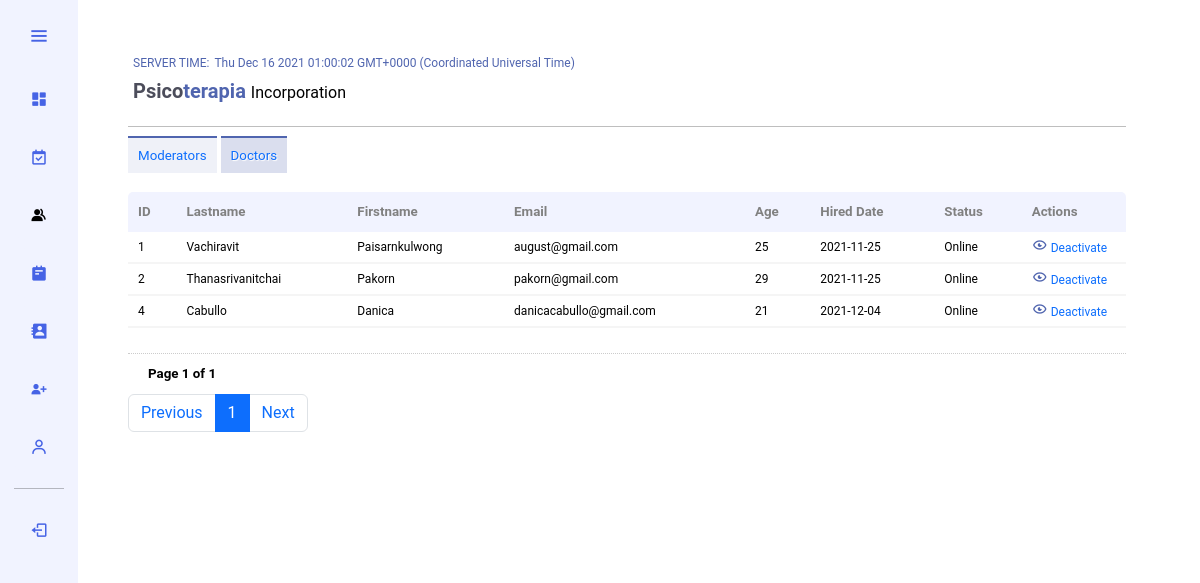
/admin/superadmin/physician.php (signed in), run on the app's committed database.
### tables this page shows
CREATE TABLE `tbl_company` (
  `id` int(11) NOT NULL,
  `companyname1` text DEFAULT NULL,
  `companyname2` varchar(255) DEFAULT NULL,
  `companyname3` varchar(255) DEFAULT NULL,
  `companylogo` text NOT NULL,
  `organization` varchar(255) NOT NULL,
  `establish` date NOT NULL,
  `mobile` varchar(255) NOT NULL,
  `email` varchar(255) NOT NULL
);

CREATE TABLE `tbl_employee` (
  `id` int(11) NOT NULL,
  `picture` text DEFAULT NULL,
  `lastname` varchar(255) NOT NULL,
  `firstname` varchar(255) NOT NULL,
  `birthday` date NOT NULL,
  `position` varchar(255) NOT NULL,
  `time` time DEFAULT NULL,
  `start_date` date DEFAULT NULL,
  `end_date` date DEFAULT NULL,
  `mobile` varchar(255) NOT NULL,
  `email` varchar(255) NOT NULL,
  `tempomail` varchar(255) DEFAULT NULL,
  `password` varchar(255) NOT NULL,
  `code` mediumint(50) NOT NULL,
  `status` text NOT NULL,
  `created` date NOT NULL
);

### admin/data/control.php (called while the page is built, shortened)
<?php
    require "connection.php";
    $company_details_query = "SELECT * FROM tbl_company WHERE id = 1";
    $company_details = mysqli_query($connect, $company_details_query);
    $fetch_company_details = mysqli_fetch_assoc($company_details);
?>

### admin/superadmin/physician.php (the view, shortened to what this page needs)
<?php require_once "../data/control.php"; ?>
<!DOCTYPE html>
<html>
    <head>
        <link href="https://cdn.jsdelivr.net/npm/bootstrap@5.0.2/dist/css/bootstrap.min.css" rel="stylesheet">
        <link href='https://unpkg.com/boxicons@2.0.7/css/boxicons.min.css' rel='stylesheet'>
        <link rel="stylesheet" type="text/css" href="../style/bootstrap.css"/>
        <link rel="stylesheet" type="text/css" href="../style/style.css"/>
    </head>
    <body onload="display_ct();">
        <div class="container-fluid row">
            <div class="sidebar">
                <div class="logo_details" style="transition-timing-function:ease;">
                    <i class='bx bx-menu' id="btn" ></i>
                </div>
                <ul class="nav-list">
                    <li>
                        <a href="dashboard.php"><i class='bx bxs-dashboard' ></i><span class="links_name">Dashboard</span></a>
                    </li>
                    <li>
                        <a href="appointment.php"><i class='bx bx-calendar-check'></i><span class="links_name">Appointments</span></a>
                    </li>
                    <li>
                        <a href="team.php"><i class='bx bxs-group' style="color:#000;"></i><span class="links_name">Team</span></a>
                    </li>
                    <li>
                        <a href="doctor.php"><i class='bx bxs-notepad' ></i><span class="links_name">Doctors Schedule</span></a>
                    </li>
                    <li>
                        <a href="user.php"><i class='bx bxs-contact'></i><span class="links_name">Client's Data</span></a>
                    </li>
                    <li>
                        <a href="create.php"><i class='bx bxs-user-plus'></i><span class="links_name">Create New Account</span></a>
                    </li>
                    <li>
                        <a href="profile.php"><i class='bx bx-user'></i><span class="links_name">Profile</span></a>
                    </li><hr>
                    <li>
                        <a href="logout.php"><i class='bx bx-log-out'></i><span class="links_name">Log out</span></a>
                    </li>
                </ul>
            </div>
            <section class="home-section">
                <span style="font-size: 9pt;color:#5065AF; margin-left:5px; margin-bottom:0px;">SERVER TIME:</span><span id='ct' style="font-size: 9pt;color:#5065AF; margin-left:5px; margin-bottom:0px;"></span>
                <h2 style="font-size:15pt; color:#4C4D5B; margin-left:5px; font-weight:bold; line-height:35px;"><?php echo ucwords($fetch_company_details['companyname1']); ?><span style="color:#5065AF;"><?php echo strtolower($fetch_company_details['companyname2']); ?></span> <span style="font-size:12pt; font-weight:normal;"><?php echo ucwords($fetch_company_details['organization']); ?></span></h2><hr>
                <a href="team.php" style="text-decoration:none; font-size:10pt; padding:10px; background-color: rgba(203, 209, 231, .3); border-top: 2px solid #5065AF;">Moderators</a>
                <a href="physician.php" style="text-decoration:none; font-size:10pt; padding:10px; background-color: rgba(203, 209, 231, .7); border-top: 2px solid #5065AF; text-shadow: 1px 1px 1px #fff;">Doctors</a>
                <table style="width:100%; border-collapse:collapse; margin:25px 0; font-size:0.9em; border-radius:5px 5px 0 0; overflow: hidden;">
                    <thead style="background-color:#F1F3FF; text-align:left;">
                        <tr><th>ID</th><th>Lastname</th><th>Firstname</th><th>Email</th><th>Age</th><th>Hired Date</th><th>Status</th><th>Actions</th></tr>
                    </thead>
                    <tbody>
                        <?php
                            if (isset($_GET['page_no']) && $_GET['page_no']!=""){
                                $page_no = $_GET['page_no'];
                            }
                            else{
                                $page_no = 1;
                            }
                            $total_records_per_page = 8;
                            $offset = ($page_no-1) * $total_records_per_page;
	                        $previous_page = $page_no - 1;
	                        $next_page = $page_no + 1;
	                        $result_count = mysqli_query($connect,"SELECT COUNT(*) As total_records FROM tbl_employee WHERE position = 'doctor'");
	                        $total_records = mysqli_fetch_array($result_count);
	                        $total_records = $total_records['total_records'];
                            $total_no_of_pages = ceil($total_records / $total_records_per_page);
                            $get_data_query = "SELECT *, DATEDIFF(date(now()), birthday)/365.25 as age FROM tbl_employee WHERE position = 'doctor' ORDER BY id ASC LIMIT $offset, $total_records_per_page";
                            $get_data = mysqli_query($connect, $get_data_query);
                            for($i=0; $row = mysqli_fetch_array($get_data); $i++){
                        ?>
                            <tr style="border-bottom:2px solid whitesmoke;"><td><?php echo $row['id']; ?></td><td><?php echo ucwords($row['lastname']); ?></td><td><?php echo ucwords($row['firstname']); ?></td><td><?php echo $row['email']; ?></td><td><?php echo number_format($row['age']); ?></td><td><?php echo $row['created']; ?></td><td><?php echo ucwords($row['status']); ?></td><td style="max-width:70px;"><a href="employee.php?employee_id=<?=$row['id']?>"><i style="font-size:12pt; color:#5065AF;" class='bx bx-show-alt'></i></a> <a href="../data/control.php?doctor_id=<?=$row['id']?>" style="text-decoration: none;"><?php if($row['status'] == 'online'){ echo 'Deactivate';}else{echo 'Activate';}?></a></td></tr>
                        <?php } ?>
                    </tbody>
                </table>
                <div style='font-size:10pt; padding:10px 20px 0px; border-top:dotted 1px #CCC;'>
                <strong>Page <?php echo $page_no." of ".$total_no_of_pages; ?></strong>
            </div><nav style="margin-top:10px;">
            <ul class="pagination" style="font-size:9pt;">
	            <li class="page-item" <?php if($page_no <= 1){ echo "class='disabled'"; } ?>>
	                <a class="page-link"<?php if($page_no > 1){ echo "href='?page_no=$previous_page'"; } ?>>Previous</a>
	            </li>
                <?php
	                if ($total_no_of_pages <= 10){
		                for ($counter = 1; $counter <= $total_no_of_pages; $counter++){
			                if ($counter == $page_no) {
		                        echo "<li class='active page-item'><a class='page-link'>$counter</a></li>";
				            }
                            else{
                                echo "<li class='page-item'><a class='page-link' href='?page_no=$counter'>$counter</a></li>";
				            }
                        }
	                }
                ?>
	            <li class='page-item' <?php if($page_no >= $total_no_of_pages){ echo "class='disabled'"; } ?>>
	                <a class='page-link' <?php if($page_no < $total_no_of_pages) { echo "href='?page_no=$next_page'"; } ?>>Next</a>
	            </li>
            </ul></nav>
            </section>
        </div>
    </body>
</html>

### admin/style/style.css (style rules this page uses)
* { margin: 0px; padding: 0px; box-sizing: border-box; font-family: "Poppins" , "Roboto", sans-serif; color: #000000; }
div.sidebar { position: fixed; left: 0; top: 0; height: 100%; width: 78px; background: #F1F3FF; padding: 6px 14px; z-index: 99; transition: all 0.5s ease; }
div.sidebar div.logo_details { height: 60px; display: flex; align-items: center; position: relative; }
div.sidebar div.logo_details #btn { position: absolute; top: 50%; right: 0; transform: translateY(-50%); font-size: 22px; transition: all 0.4s ease; font-size: 23px; text-align: center; cursor: pointer; transition: all 0.5s ease; }
div.sidebar i { color: #4663E5; height: 60px; min-width: 50px; font-size: 28px; text-align: center; line-height: 60px; }
ul.nav-list { padding-left: 0px; }
div.sidebar li { position: relative; margin: 8px 0; list-style: none; }
div.sidebar li a { display: flex; height: 100%; width: 100%; border-radius: 12px; align-items: center; text-decoration: none; transition: all 0.4s ease; background: #F1F3FF; }
div.sidebar li i { height: 50px; line-height: 50px; font-size: 18px; border-radius: 12px; }
section.home-section { position: relative; background: #FFFFFF; min-height: 100vh; padding:50px; top: 0; left: 78px; width: calc(100% - 78px); transition: all 0.5s ease; z-index: 2; text-align: left; }
th { padding: 10px 10px; color: gray; font-weight: bold; text-align: left; font-size: 10pt; }
td { padding: 5px 10px; text-align: left; font-size: 9pt; }

### data on the page
tbl_company: companyname1 "Psico", companyname2 "terapia", organization "Incorporation"
tbl_employee: id "1", lastname "Vachiravit", firstname "Paisarnkulwong", email "august@gmail.com", age "25", created "2021-11-25", status "Online", shows "Deactivate"
tbl_employee: id "2", lastname "Thanasrivanitchai", firstname "Pakorn", email "pakorn@gmail.com", age "29", created "2021-11-25", status "Online", shows "Deactivate"
tbl_employee: id "4", lastname "Cabullo", firstname "Danica", email "danicacabullo@gmail.com", age "21", created "2021-12-04", status "Online", shows "Deactivate"

### other printed values
$page_no "1"
$total_no_of_pages "1"
